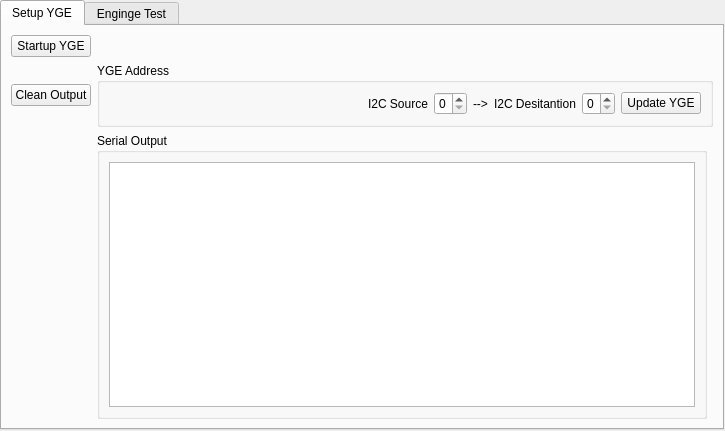
<?xml version="1.0" encoding="UTF-8"?>
<ui version="4.0">
 <class>wdg_i2ctab</class>
 <widget class="QWidget" name="wdg_i2ctab">
  <property name="geometry">
   <rect>
    <x>0</x>
    <y>0</y>
    <width>725</width>
    <height>431</height>
   </rect>
  </property>
  <property name="windowTitle">
   <string>Form</string>
  </property>
  <widget class="QTabWidget" name="tabWidget">
   <property name="geometry">
    <rect>
     <x>0</x>
     <y>0</y>
     <width>724</width>
     <height>430</height>
    </rect>
   </property>
   <property name="currentIndex">
    <number>0</number>
   </property>
   <widget class="QWidget" name="tab_2">
    <attribute name="title">
     <string>Setup YGE</string>
    </attribute>
    <layout class="QGridLayout" name="gridLayout_83">
     <item row="1" column="0">
      <widget class="QPushButton" name="cleanOutput">
       <property name="text">
        <string>Clean Output</string>
       </property>
      </widget>
     </item>
     <item row="1" column="1" colspan="2">
      <widget class="QGroupBox" name="groupBox_31">
       <property name="minimumSize">
        <size>
         <width>0</width>
         <height>50</height>
        </size>
       </property>
       <property name="maximumSize">
        <size>
         <width>16777215</width>
         <height>96</height>
        </size>
       </property>
       <property name="title">
        <string>YGE Address</string>
       </property>
       <layout class="QGridLayout" name="gridLayout_84">
        <item row="1" column="3">
         <widget class="QLabel" name="label_200">
          <property name="text">
           <string>I2C Source</string>
          </property>
         </widget>
        </item>
        <item row="1" column="4">
         <widget class="QSpinBox" name="YGEI2CSourceAddress">
          <property name="maximumSize">
           <size>
            <width>33</width>
            <height>16777215</height>
           </size>
          </property>
         </widget>
        </item>
        <item row="1" column="5">
         <widget class="QLabel" name="label_203">
          <property name="text">
           <string>--&gt;</string>
          </property>
         </widget>
        </item>
        <item row="1" column="6">
         <widget class="QLabel" name="label_201">
          <property name="text">
           <string>I2C Desitantion</string>
          </property>
         </widget>
        </item>
        <item row="1" column="7">
         <widget class="QSpinBox" name="YGEI2CDestinationAddress">
          <property name="maximumSize">
           <size>
            <width>33</width>
            <height>16777215</height>
           </size>
          </property>
         </widget>
        </item>
        <item row="1" column="8">
         <widget class="QPushButton" name="updateYGE">
          <property name="text">
           <string>Update YGE</string>
          </property>
         </widget>
        </item>
        <item row="1" column="2">
         <spacer name="horizontalSpacer_15">
          <property name="orientation">
           <enum>Qt::Horizontal</enum>
          </property>
          <property name="sizeHint" stdset="0">
           <size>
            <width>40</width>
            <height>20</height>
           </size>
          </property>
         </spacer>
        </item>
       </layout>
      </widget>
     </item>
     <item row="2" column="1">
      <widget class="QGroupBox" name="serialOut2">
       <property name="title">
        <string>Serial Output</string>
       </property>
       <layout class="QGridLayout" name="gridLayout_6">
        <item row="0" column="0">
         <widget class="QTextBrowser" name="serialRaw_2">
          <property name="toolTip">
           <string>This page is for debuging and enabling the YGE I2C controllers.
They are quite tricky to get them working. 
I suggest to rethink using them ;)</string>
          </property>
         </widget>
        </item>
       </layout>
      </widget>
     </item>
     <item row="0" column="0">
      <widget class="QPushButton" name="startYGE">
       <property name="text">
        <string>Startup YGE</string>
       </property>
      </widget>
     </item>
    </layout>
   </widget>
   <widget class="QWidget" name="tab_3">
    <attribute name="title">
     <string>Enginge Test</string>
    </attribute>
    <widget class="QPushButton" name="startAll">
     <property name="geometry">
      <rect>
       <x>10</x>
       <y>66</y>
       <width>75</width>
       <height>23</height>
      </rect>
     </property>
     <property name="text">
      <string>Start All</string>
     </property>
    </widget>
    <widget class="QGroupBox" name="groupBox_38">
     <property name="geometry">
      <rect>
       <x>590</x>
       <y>0</y>
       <width>90</width>
       <height>371</height>
      </rect>
     </property>
     <property name="minimumSize">
      <size>
       <width>90</width>
       <height>0</height>
      </size>
     </property>
     <property name="title">
      <string>&gt;8 Engines</string>
     </property>
     <widget class="QProgressBar" name="engineLevelBar5">
      <property name="geometry">
       <rect>
        <x>10</x>
        <y>25</y>
        <width>41</width>
        <height>291</height>
       </rect>
      </property>
      <property name="value">
       <number>24</number>
      </property>
      <property name="orientation">
       <enum>Qt::Vertical</enum>
      </property>
     </widget>
     <widget class="QSpinBox" name="freeEngineNumberTestLevel">
      <property name="geometry">
       <rect>
        <x>10</x>
        <y>320</y>
        <width>39</width>
        <height>21</height>
       </rect>
      </property>
      <property name="maximum">
       <number>255</number>
      </property>
      <property name="value">
       <number>24</number>
      </property>
     </widget>
     <widget class="QLabel" name="label_209">
      <property name="geometry">
       <rect>
        <x>10</x>
        <y>340</y>
        <width>32</width>
        <height>31</height>
       </rect>
      </property>
      <property name="text">
       <string>Engine</string>
      </property>
     </widget>
     <widget class="QSpinBox" name="freeEngineNumber">
      <property name="geometry">
       <rect>
        <x>50</x>
        <y>340</y>
        <width>33</width>
        <height>21</height>
       </rect>
      </property>
      <property name="toolTip">
       <string>&lt;!DOCTYPE HTML PUBLIC &quot;-//W3C//DTD HTML 4.0//EN&quot; &quot;http://www.w3.org/TR/REC-html40/strict.dtd&quot;&gt;
&lt;html&gt;&lt;head&gt;&lt;meta name=&quot;qrichtext&quot; content=&quot;1&quot; /&gt;&lt;style type=&quot;text/css&quot;&gt;
p, li { white-space: pre-wrap; }
&lt;/style&gt;&lt;/head&gt;&lt;body style=&quot; font-family:'MS Shell Dlg 2'; font-size:8.25pt; font-weight:400; font-style:normal;&quot;&gt;
&lt;p style=&quot; margin-top:0px; margin-bottom:0px; margin-left:0px; margin-right:0px; -qt-block-indent:0; text-indent:0px;&quot;&gt;&lt;span style=&quot; font-size:8pt;&quot;&gt;Use this if you have more then 8 Engines.&lt;/span&gt;&lt;/p&gt;
&lt;p style=&quot; margin-top:0px; margin-bottom:0px; margin-left:0px; margin-right:0px; -qt-block-indent:0; text-indent:0px;&quot;&gt;&lt;span style=&quot; font-size:8pt;&quot;&gt;You can here start engines with the number up to 24.&lt;/span&gt;&lt;/p&gt;
&lt;p style=&quot; margin-top:0px; margin-bottom:0px; margin-left:0px; margin-right:0px; -qt-block-indent:0; text-indent:0px;&quot;&gt;&lt;span style=&quot; font-size:8pt;&quot;&gt;Send me a picture of your flyer if you ever use 24 =D&lt;/span&gt;&lt;/p&gt;&lt;/body&gt;&lt;/html&gt;</string>
      </property>
      <property name="minimum">
       <number>9</number>
      </property>
      <property name="maximum">
       <number>24</number>
      </property>
      <property name="value">
       <number>9</number>
      </property>
     </widget>
    </widget>
    <widget class="QLabel" name="label_210">
     <property name="geometry">
      <rect>
       <x>10</x>
       <y>10</y>
       <width>35</width>
       <height>21</height>
      </rect>
     </property>
     <property name="text">
      <string>Engine</string>
     </property>
    </widget>
    <widget class="QPushButton" name="stopAll">
     <property name="geometry">
      <rect>
       <x>10</x>
       <y>95</y>
       <width>75</width>
       <height>23</height>
      </rect>
     </property>
     <property name="text">
      <string>Stop</string>
     </property>
    </widget>
    <widget class="QComboBox" name="testEngineNumber">
     <property name="geometry">
      <rect>
       <x>51</x>
       <y>10</y>
       <width>34</width>
       <height>21</height>
      </rect>
     </property>
     <property name="maximumSize">
      <size>
       <width>39</width>
       <height>21</height>
      </size>
     </property>
     <item>
      <property name="text">
       <string>1</string>
      </property>
     </item>
     <item>
      <property name="text">
       <string>2</string>
      </property>
     </item>
     <item>
      <property name="text">
       <string>3</string>
      </property>
     </item>
     <item>
      <property name="text">
       <string>4</string>
      </property>
     </item>
     <item>
      <property name="text">
       <string>5</string>
      </property>
     </item>
     <item>
      <property name="text">
       <string>6</string>
      </property>
     </item>
     <item>
      <property name="text">
       <string>7</string>
      </property>
     </item>
     <item>
      <property name="text">
       <string>8</string>
      </property>
     </item>
    </widget>
    <widget class="QPushButton" name="startEngine">
     <property name="geometry">
      <rect>
       <x>10</x>
       <y>37</y>
       <width>75</width>
       <height>23</height>
      </rect>
     </property>
     <property name="toolTip">
      <string>To start single engines. Its mainly for Engine Testing. On this screen it does not matter which controller you use.</string>
     </property>
     <property name="text">
      <string>Start Engine</string>
     </property>
    </widget>
    <widget class="QGroupBox" name="groupBox_37">
     <property name="geometry">
      <rect>
       <x>100</x>
       <y>0</y>
       <width>484</width>
       <height>371</height>
      </rect>
     </property>
     <property name="minimumSize">
      <size>
       <width>484</width>
       <height>285</height>
      </size>
     </property>
     <property name="maximumSize">
      <size>
       <width>16777215</width>
       <height>16777215</height>
      </size>
     </property>
     <property name="title">
      <string>8 Engines</string>
     </property>
     <layout class="QGridLayout" name="gridLayout_48">
      <item row="0" column="0">
       <widget class="QProgressBar" name="engineLevelBar1">
        <property name="minimumSize">
         <size>
          <width>45</width>
          <height>0</height>
         </size>
        </property>
        <property name="value">
         <number>24</number>
        </property>
        <property name="orientation">
         <enum>Qt::Vertical</enum>
        </property>
       </widget>
      </item>
      <item row="0" column="1">
       <widget class="QProgressBar" name="engineLevelBar2">
        <property name="minimumSize">
         <size>
          <width>45</width>
          <height>0</height>
         </size>
        </property>
        <property name="value">
         <number>24</number>
        </property>
        <property name="orientation">
         <enum>Qt::Vertical</enum>
        </property>
       </widget>
      </item>
      <item row="0" column="2">
       <widget class="QProgressBar" name="engineLevelBar3">
        <property name="minimumSize">
         <size>
          <width>45</width>
          <height>0</height>
         </size>
        </property>
        <property name="value">
         <number>24</number>
        </property>
        <property name="orientation">
         <enum>Qt::Vertical</enum>
        </property>
       </widget>
      </item>
      <item row="0" column="3">
       <widget class="QProgressBar" name="engineLevelBar4">
        <property name="minimumSize">
         <size>
          <width>45</width>
          <height>0</height>
         </size>
        </property>
        <property name="value">
         <number>24</number>
        </property>
        <property name="orientation">
         <enum>Qt::Vertical</enum>
        </property>
       </widget>
      </item>
      <item row="0" column="4">
       <widget class="QProgressBar" name="engineLevelBar5_2">
        <property name="minimumSize">
         <size>
          <width>45</width>
          <height>0</height>
         </size>
        </property>
        <property name="value">
         <number>24</number>
        </property>
        <property name="orientation">
         <enum>Qt::Vertical</enum>
        </property>
       </widget>
      </item>
      <item row="0" column="5">
       <widget class="QProgressBar" name="engineLevelBar6">
        <property name="minimumSize">
         <size>
          <width>45</width>
          <height>0</height>
         </size>
        </property>
        <property name="value">
         <number>24</number>
        </property>
        <property name="orientation">
         <enum>Qt::Vertical</enum>
        </property>
       </widget>
      </item>
      <item row="0" column="6">
       <widget class="QProgressBar" name="engineLevelBar7">
        <property name="minimumSize">
         <size>
          <width>45</width>
          <height>0</height>
         </size>
        </property>
        <property name="value">
         <number>24</number>
        </property>
        <property name="orientation">
         <enum>Qt::Vertical</enum>
        </property>
       </widget>
      </item>
      <item row="0" column="7">
       <widget class="QProgressBar" name="engineLevelBar8">
        <property name="minimumSize">
         <size>
          <width>45</width>
          <height>0</height>
         </size>
        </property>
        <property name="value">
         <number>24</number>
        </property>
        <property name="orientation">
         <enum>Qt::Vertical</enum>
        </property>
       </widget>
      </item>
      <item row="1" column="0">
       <widget class="QSpinBox" name="engineTestLevel1">
        <property name="maximum">
         <number>250</number>
        </property>
        <property name="value">
         <number>24</number>
        </property>
       </widget>
      </item>
      <item row="1" column="1">
       <widget class="QSpinBox" name="engineTestLevel2">
        <property name="maximum">
         <number>250</number>
        </property>
        <property name="value">
         <number>24</number>
        </property>
       </widget>
      </item>
      <item row="1" column="2">
       <widget class="QSpinBox" name="engineTestLevel3">
        <property name="maximum">
         <number>250</number>
        </property>
        <property name="value">
         <number>24</number>
        </property>
       </widget>
      </item>
      <item row="1" column="3">
       <widget class="QSpinBox" name="engineTestLevel4">
        <property name="maximum">
         <number>250</number>
        </property>
        <property name="value">
         <number>24</number>
        </property>
       </widget>
      </item>
      <item row="1" column="4">
       <widget class="QSpinBox" name="engineTestLevel1_2">
        <property name="maximum">
         <number>250</number>
        </property>
        <property name="value">
         <number>24</number>
        </property>
       </widget>
      </item>
      <item row="1" column="5">
       <widget class="QSpinBox" name="engineTestLevel2_2">
        <property name="maximum">
         <number>250</number>
        </property>
        <property name="value">
         <number>24</number>
        </property>
       </widget>
      </item>
      <item row="1" column="6">
       <widget class="QSpinBox" name="engineTestLevel3_2">
        <property name="maximum">
         <number>250</number>
        </property>
        <property name="value">
         <number>24</number>
        </property>
       </widget>
      </item>
      <item row="1" column="7">
       <widget class="QSpinBox" name="engineTestLevel4_2">
        <property name="maximum">
         <number>250</number>
        </property>
        <property name="value">
         <number>24</number>
        </property>
       </widget>
      </item>
      <item row="2" column="0">
       <widget class="QLabel" name="label_205">
        <property name="text">
         <string>Engine 1</string>
        </property>
       </widget>
      </item>
      <item row="2" column="1">
       <widget class="QLabel" name="label_206">
        <property name="text">
         <string>Engine 2</string>
        </property>
       </widget>
      </item>
      <item row="2" column="2">
       <widget class="QLabel" name="label_207">
        <property name="text">
         <string>Engine 3</string>
        </property>
       </widget>
      </item>
      <item row="2" column="3">
       <widget class="QLabel" name="label_208">
        <property name="text">
         <string>Engine 4</string>
        </property>
       </widget>
      </item>
      <item row="2" column="4">
       <widget class="QLabel" name="label_222">
        <property name="text">
         <string>Engine 5</string>
        </property>
       </widget>
      </item>
      <item row="2" column="5">
       <widget class="QLabel" name="label_224">
        <property name="text">
         <string>Engine 6</string>
        </property>
       </widget>
      </item>
      <item row="2" column="6">
       <widget class="QLabel" name="label_223">
        <property name="text">
         <string>Engine 7</string>
        </property>
       </widget>
      </item>
      <item row="2" column="7">
       <widget class="QLabel" name="label_218">
        <property name="text">
         <string>Engine 8</string>
        </property>
       </widget>
      </item>
     </layout>
    </widget>
   </widget>
  </widget>
 </widget>
 <resources/>
 <connections/>
</ui>
